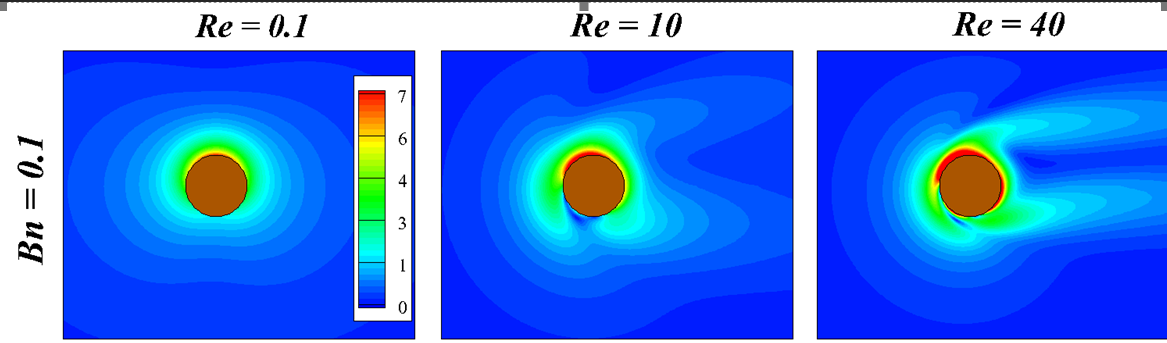
#> input picture images/1.png, 1167 x 343 px, found by its file name
$ python error.py
#> lines starting #> are read from the running program, lines starting #| are printed output that depends on the picture
import numpy as np
import matplotlib.pyplot as plt
from PIL import Image

# Load the original and created images
original_img = Image.open('1.png')
#> original_img is the input picture: PIL image 1167x343 RGBA; mean R, G, B, A 68.7, 129.1, 235.4, 255
created_img = Image.open('2.png')
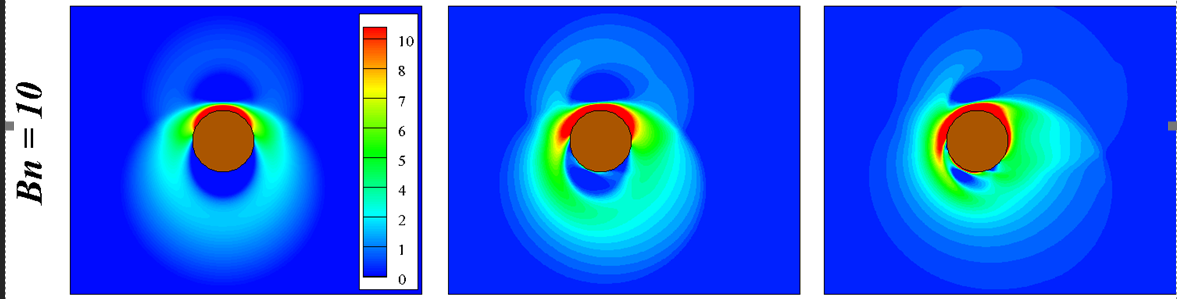
#> input picture images/2.png, 1177 x 299 px, found by its file name
#> created_img is the input picture: PIL image 1177x299 RGBA; mean R, G, B, A 47.5, 103.4, 231.8, 255

# Ensure both images are of the same size by resizing created_img
created_img_resized = created_img.resize(original_img.size)
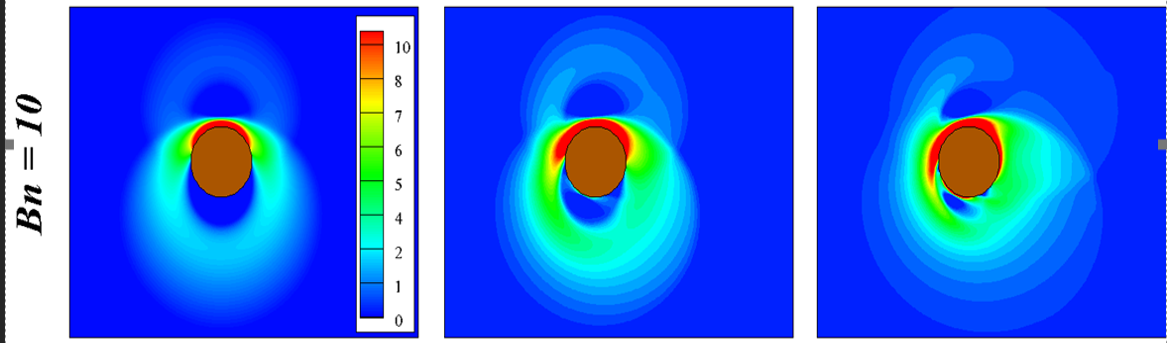
#> created_img_resized: PIL image 1167x343 RGBA; mean R, G, B, A 47.5, 103.3, 231.7, 255

# Convert images to grayscale and to numpy arrays
original_array = np.array(original_img.convert('L'))
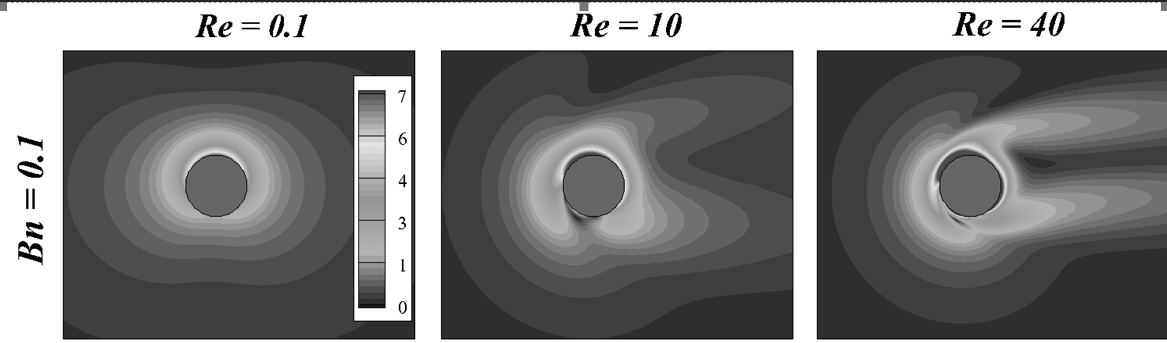
#> original_array: shape (343, 1167); min 0, max 255, mean 123.2
created_array = np.array(created_img_resized.convert('L'))
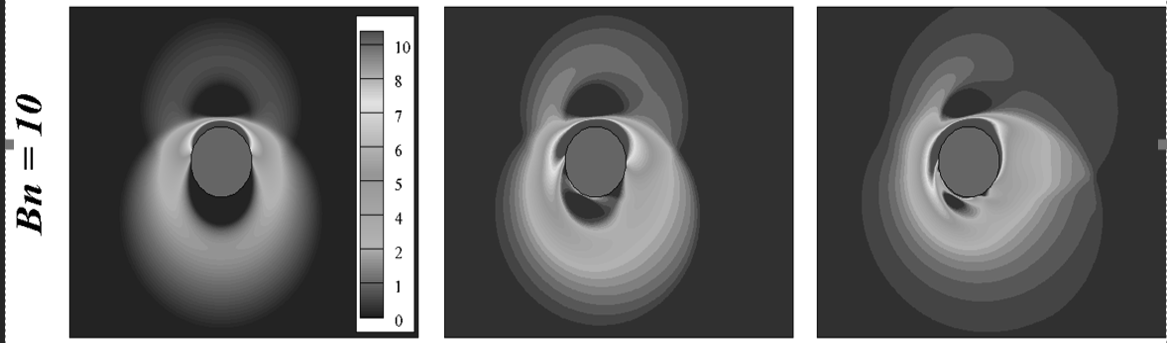
#> created_array: shape (343, 1167); min 0, max 255, mean 101.2

# Ensure both images are of the same size
if original_array.shape != created_array.shape:
    raise ValueError("The images do not have the same dimensions!")

# Calculate the absolute difference between the original and created image
difference = np.abs(original_array - created_array)
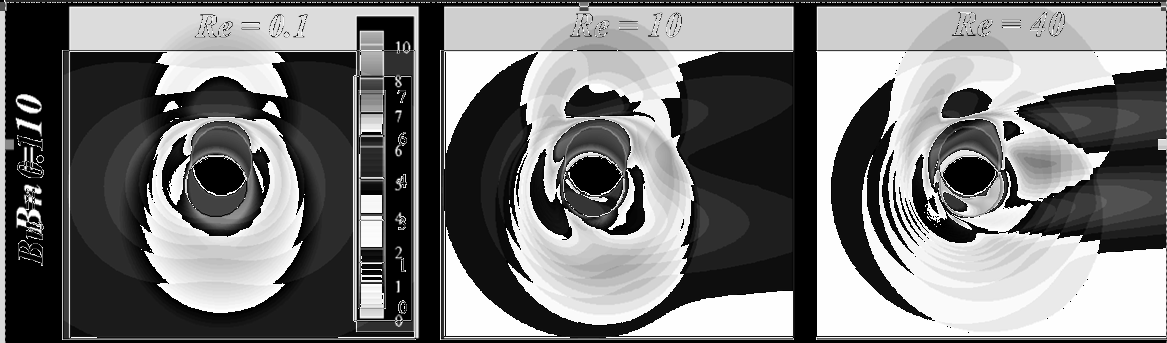
#> difference: shape (343, 1167); min 0, max 255, mean 118.1

# Calculate the error as a percentage
error_percentage = (difference / 255.0) * 100
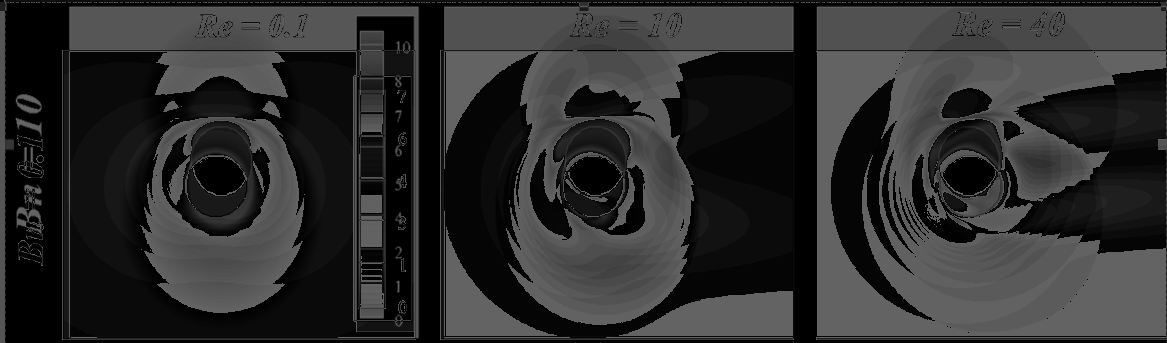
#> error_percentage: shape (343, 1167) float64; min 0, max 100, mean 46.3

# Calculate the mean error
mean_error = np.mean(error_percentage)
#> mean_error = 46.31

# Plotting the error
plt.figure(figsize=(10, 5))
plt.plot(error_percentage.flatten(), label='Error')
# plt.axhline(y=5, color='r', linestyle='--', label='5% threshold')
plt.title(f'Mean Error: {mean_error:.2f}%')
plt.xlabel('Pixel Index')
plt.ylabel('Error Percentage')
plt.legend()
plt.show()
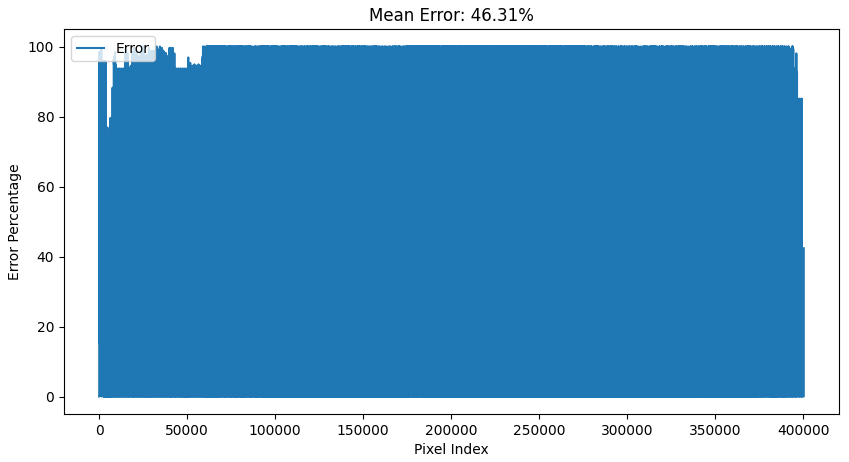
#> figure drawn by matplotlib, 1 panel; curve peaks at x = 24314, y = 100

# Check if the mean error is less than 5%
if mean_error < 5:
    print(f"Success! The mean error is {mean_error:.2f}%, which is less than 5%.")
else:
    print(f"Warning! The mean error is {mean_error:.2f}%, which exceeds the 5% threshold.")
#| Warning! The mean error is 46.31%, which exceeds the 5% threshold.
